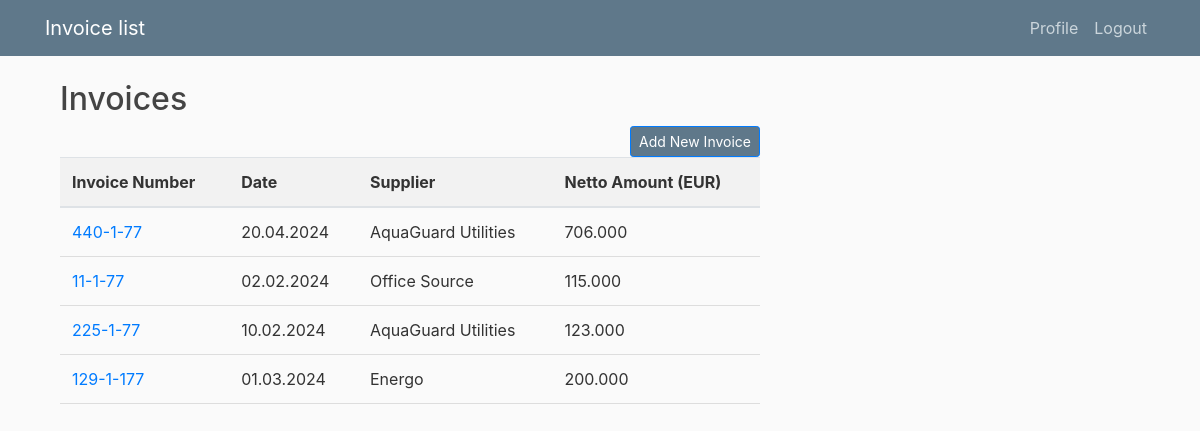
Screenshot of / (signed in) with the database file from the repository.
### invoice/models.py (models this page shows, shortened)
class Invoice(models.Model):
    cost_code = models.ForeignKey(TypeOfCost, on_delete=models.CASCADE)
    cost_center_code = models.ForeignKey(CostCenter, on_delete=models.CASCADE)
    supplier = models.ForeignKey(Supplier, on_delete=models.CASCADE)
    netto_amount = models.DecimalField(max_digits=10, decimal_places=2)
    date = models.DateField()
    invoice_number = models.CharField(max_length=20)
    user = models.ForeignKey(User, on_delete=models.CASCADE)

class Supplier(models.Model):
	supplier_name = models.CharField(max_length=40)

### invoice/views.py (the view)
# urls.py: path('', views.home, name='invoice-home'),
@login_required
def home(request):
    types_of_cost = TypeOfCost.objects.all()
    cost_centers = CostCenter.objects.all()
    suppliers = Supplier.objects.all()
    user_invoices = Invoice.objects.filter(user=request.user)
    if request.user.is_staff or request.user.is_superuser:
        user_invoices = Invoice.objects.all()
    else:
        user_invoices = Invoice.objects.filter(user=request.user)
    return render(request, 'invoice/home.html', {'types_of_cost': types_of_cost, 'cost_centers': cost_centers, 'suppliers': suppliers, 'invoices': user_invoices, 'show_username': request.user.is_staff or request.user.is_superuser})

### invoice/templates/invoice/home.html (shortened to what this page needs)
{% extends "invoice/base.html" %}
{% block content %}
    <div class="container">
        <h2>Invoices</h2>
        <a href="{% url 'create-invoice' %}" class="btn btn-primary btn-sm float-right bg-steel">Add New Invoice</a>
        <table class="table">
            <thead>
                <tr>
                    <th>Invoice Number</th>
                    <th>Date</th>
                    <th>Supplier</th>
                    <th>Netto Amount (EUR)</th>
                </tr>
            </thead>
            <tbody>
                {% for invoice in invoices %}
                <tr>
                    <td><a href="{% url 'invoice-detail' invoice.pk %}">{{ invoice.invoice_number }}</a></td>
                    <td>{{ invoice.date|date:"d.m.Y" }}</td>
                    <td>{{ invoice.supplier.supplier_name }}</td>
                    <td>{{ invoice.netto_amount |floatformat:3 }}</td>
                </tr>
                {% endfor %}
            </tbody>
        </table>
    </div>
{% endblock content %}

### invoice/static/invoice/main.css (style rules this page uses)
body { background: #fafafa; color: #333333; margin-top: 5rem; }
h1, h2, h3, h4, h5, h6 { color: #444444; }
.bg-steel { background-color: #5f788a; }
.table { width: 100%; border-collapse: collapse; }
th, td { padding: 8px; text-align: left; border-bottom: 1px solid #ddd; }
th { background-color: #f2f2f2; color: #333; font-weight: bold; }
td { vertical-align: top; }

### rows the page displays
Invoice: invoice_number "440-1-77", date "20.04.2024", supplier.supplier_name "AquaGuard Utilities", netto_amount "706.000"
Invoice: invoice_number "11-1-77", date "02.02.2024", supplier.supplier_name "Office Source", netto_amount "115.000"
Invoice: invoice_number "225-1-77", date "10.02.2024", supplier.supplier_name "AquaGuard Utilities", netto_amount "123.000"
Invoice: invoice_number "129-1-177", date "01.03.2024", supplier.supplier_name "Energo", netto_amount "200.000"
